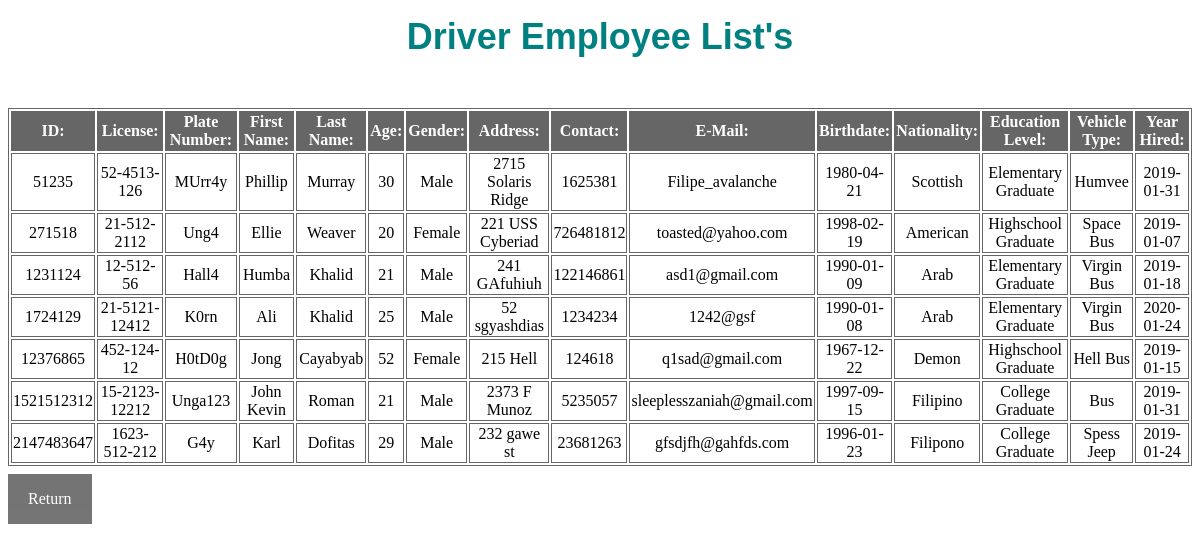
Page /thesismain/view.php on the committed database.
### tables this page shows
CREATE TABLE `driver_employee` (
  `id_no` int(30) NOT NULL,
  `licence` varchar(15) NOT NULL,
  `plateno` varchar(15) NOT NULL,
  `fname` varchar(15) NOT NULL,
  `lastname` varchar(15) NOT NULL,
  `age` int(3) NOT NULL,
  `gender` varchar(10) NOT NULL,
  `address` varchar(50) NOT NULL,
  `contact` int(50) NOT NULL,
  `email` varchar(50) NOT NULL,
  `bdate` date NOT NULL,
  `nationality` varchar(15) NOT NULL,
  `edulevel` varchar(50) NOT NULL,
  `vehicletype` varchar(15) NOT NULL,
  `yrhired` date NOT NULL
);

### thesismain/view.php (the view, shortened to what this page needs)
<!DOCTYPE html>
<html>
    <p style="text-align: center;">
        <span style="font-size:36px;"><strong><span style="font-family: trebuchet ms,helvetica,sans-serif;"><span style="color: rgb(0, 128, 128);">Driver Employee List's</span></span></strong></span></p>
        <p style="text-align: center;">
        &nbsp;</p>
        <head>
        </head>
        <body>
            <table border="1px" width="100%">
                <tr>
                    <th>ID:</th>
                    <th>License:</th>
                    <th>Plate Number:</th>
                    <th>First Name:</th>
                    <th>Last Name:</th>
                    <th>Age:</th>
                    <th>Gender:</th>
                    <th>Address:</th>
                    <th>Contact:</th>
                    <th>E-Mail:</th>
                    <th>Birthdate:</th>
                    <th>Nationality:</th>
                    <th>Education Level:</th>
                    <th>Vehicle Type:</th>
                    <th>Year Hired: </th>
                </tr>
                <?php
                $hostname = "localhost";
                $username = "root";
                $password ="";
                $database = "transport";
                $conn = new mysqli($hostname, $username, $password, $database);
                $sql = "SELECT id_no, licence, plateno, fname, lastname, age, gender, address, contact, email, bdate, nationality, edulevel, vehicletype, yrhired FROM driver_employee";
                $result = $conn->query($sql);
                $dwb = $result->fetch_all();
                for($i=0; $i < sizeof($dwb); $i++){
                print "<tr>";
                    print "<td align=center>" . $dwb[$i][0] . "</td>";
                    print "<td align=center>" . $dwb[$i][1] . "</td>";
                    print "<td align=center>" . $dwb[$i][2] . "</td>";
                    print "<td align=center>" . $dwb[$i][3] . "</td>";
                    print "<td align=center>" . $dwb[$i][4] . "</td>";
                    print "<td align=center>" . $dwb[$i][5] . "</td>";
                    print "<td align=center>" . $dwb[$i][6] . "</td>";
                    print "<td align=center>" . $dwb[$i][7] . "</td>";
                    print "<td align=center>" . $dwb[$i][8] . "</td>";
                    print "<td align=center>" . $dwb[$i][9] . "</td>";
                    print "<td align=center>" . $dwb[$i][10] . "</td>";
                    print "<td align=center>" . $dwb[$i][11] . "</td>";
                    print "<td align=center>" . $dwb[$i][12] . "</td>";
                    print "<td align=center>" . $dwb[$i][13] . "</td>";
                    print "<td align=center>" . $dwb[$i][14] . "</td>";
                print "</tr>" ;
                }
                ?>
            </table>
            <a class="button" href="index.php">Return</a>
        </body>
    </html>

### thesismain/view.php (style rules this page uses)
table, td, th { border:1px solid #666; font-style:Calibri; }
th { background-color:#666; color:white; font-style:Calibri; }
.button { background-color: #666; color: white; padding: 16px 20px; margin: 8px 0; border: none; font-size: 16px; text-align: center; text-decoration: none; cursor: pointer; display: inline-block; opacity: 0.9; }

### rows in the picture
driver_employee: id_no "51235", licence "52-4513-126", plateno "MUrr4y", fname "Phillip", lastname "Murray", age "30", gender "Male", address "2715 Solaris Ridge", contact "1625381", email "Filipe_avalanche", bdate "1980-04-21", nationality "Scottish", edulevel "Elementary Graduate", vehicletype "Humvee", yrhired "2019-01-31"
driver_employee: id_no "271518", licence "21-512-2112", plateno "Ung4", fname "Ellie", lastname "Weaver", age "20", gender "Female", address "221 USS Cyberiad", contact "726481812", email "toasted@yahoo.com", bdate "1998-02-19", nationality "American", edulevel "Highschool Graduate", vehicletype "Space Bus", yrhired "2019-01-07"
driver_employee: id_no "1231124", licence "12-512-56", plateno "Hall4", fname "Humba", lastname "Khalid", age "21", gender "Male", address "241 GAfuhiuh", contact "122146861", email "asd1@gmail.com", bdate "1990-01-09", nationality "Arab", edulevel "Elementary Graduate", vehicletype "Virgin Bus", yrhired "2019-01-18"
driver_employee: id_no "1724129", licence "21-5121-12412", plateno "K0rn", fname "Ali", lastname "Khalid", age "25", gender "Male", address "52 sgyashdias", contact "1234234", email "1242@gsf", bdate "1990-01-08", nationality "Arab", edulevel "Elementary Graduate", vehicletype "Virgin Bus", yrhired "2020-01-24"
driver_employee: id_no "12376865", licence "452-124-12", plateno "H0tD0g", fname "Jong", lastname "Cayabyab", age "52", gender "Female", address "215 Hell", contact "124618", email "q1sad@gmail.com", bdate "1967-12-22", nationality "Demon", edulevel "Highschool Graduate", vehicletype "Hell Bus", yrhired "2019-01-15"
driver_employee: id_no "1521512312", licence "15-2123-12212", plateno "Unga123", fname "John Kevin", lastname "Roman", age "21", gender "Male", address "2373 F Munoz", contact "5235057", email "sleeplesszaniah@gmail.com", bdate "1997-09-15", nationality "Filipino", edulevel "College Graduate", vehicletype "Bus", yrhired "2019-01-31"
driver_employee: id_no "2147483647", licence "1623-512-212", plateno "G4y", fname "Karl", lastname "Dofitas", age "29", gender "Male", address "232 gawe st", contact "23681263", email "gfsdjfh@gahfds.com", bdate "1996-01-23", nationality "Filipono", edulevel "College Graduate", vehicletype "Spess Jeep", yrhired "2019-01-24"
